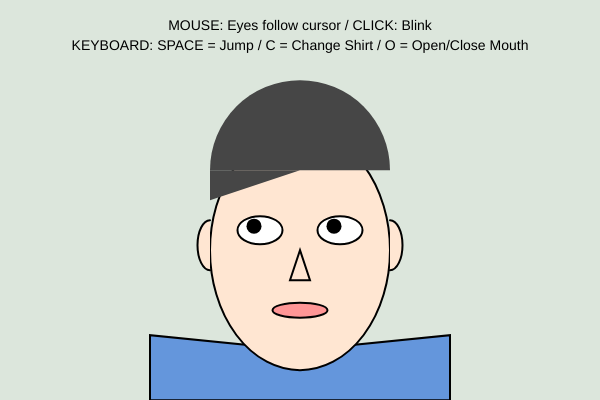
Frame 1 (no input)
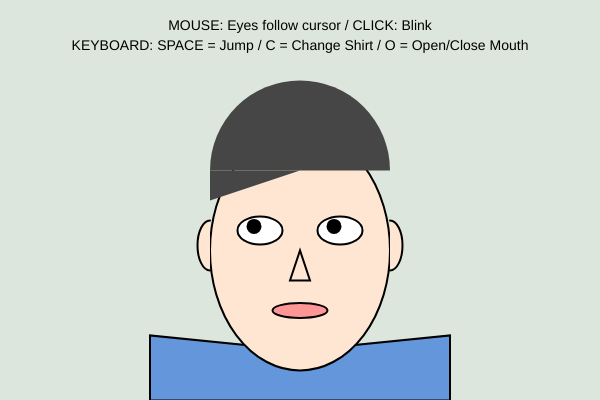
Frame 60 (no input)
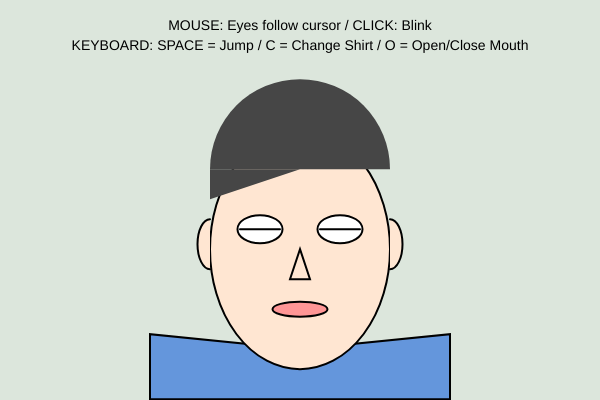
Frame 120 (the mouse pressed at the canvas centre since frame 60)

The p5.js sketch that drew these frames (run headless with seeded random() and noise() and a simulated clock; from frame 60 on, the mouse is pressed at the canvas centre):

// p5.js sketch
// ── sketch.js
let charY;
let velocityY = 0;
let gravity = 0.6;
let jumpPower = -15;
let isMouthOpen = false;

let skinColor, hairColor, shirtColor, lineColor, backgroundColor;

function setup() {
  createCanvas(600, 400);
  
  frameRate(30); 
  
  skinColor = color(255, 230, 210);
  hairColor = color(70, 70, 70);
  shirtColor = color(100, 150, 220);
  lineColor = color(0);
  backgroundColor = color(220, 230, 220);
  
  charY = 250;
}

function draw() {
  background(backgroundColor);

  velocityY += gravity;
  charY += velocityY;
  
  if (charY > 250) {
    charY = 250;
    velocityY = 0;
  }
  
  let breath = sin(frameCount * 0.05) * 3;

  push();
  
  translate(width / 2, charY + breath);

  fill(skinColor);
  stroke(lineColor);
  strokeWeight(2);
  rect(-45, 15, 90, 70); 

  fill(shirtColor);
  stroke(lineColor);
  strokeWeight(2);
  beginShape();
  vertex(-150, 150); 
  vertex(150, 150);  
  vertex(150, 85);   
  vertex(0, 100);    
  vertex(-150, 85);  
  endShape(CLOSE);
  
  fill(skinColor);
  stroke(lineColor);
  strokeWeight(2);
  ellipse(0, 0, 180, 240); 

  arc(-90, -5, 25, 50, HALF_PI, PI + HALF_PI); 
  arc(90, -5, 25, 50, PI + HALF_PI, HALF_PI);

  fill(hairColor);
  noStroke();
  arc(0, -80, 180, 180, PI, TWO_PI); 
  triangle(-90, -80, 0, -80, -90, -50);

  fill(255);
  stroke(lineColor);
  strokeWeight(2);
  ellipse(-40, -20, 45, 28); 
  ellipse(40, -20, 45, 28);  
  
  let pupilX = map(mouseX, 0, width, -6, 6);
  let pupilY = map(mouseY, 0, height, -4, 4);
  
  if (mouseIsPressed) {
    stroke(lineColor);
    strokeWeight(2);
    line(-60, -20, -20, -20);
    line(20, -20, 60, -20);
  } else {
    fill(lineColor);
    noStroke();
    ellipse(-40 + pupilX, -20 + pupilY, 15, 15);
    ellipse(40 + pupilX, -20 + pupilY, 15, 15);
  }

  fill(skinColor);
  stroke(lineColor);
  strokeWeight(2);
  beginShape();
  vertex(0, 0); 
  vertex(10, 30);
  vertex(-10, 30);
  endShape(CLOSE);
  
  if (isMouthOpen) {
    fill(lineColor);
    ellipse(0, 60, 25, 25);
  } else {
    fill(255, 150, 150);
    stroke(lineColor);
    strokeWeight(2);
    ellipse(0, 60, 55, 15); 
  }
  
  pop();

  fill(0);
  noStroke();
  textAlign(CENTER);
  textSize(14);
  text("MOUSE: Eyes follow cursor / CLICK: Blink", width / 2, 30);
  text("KEYBOARD: SPACE = Jump / C = Change Shirt / O = Open/Close Mouth", width / 2, 50);
}

function keyPressed() {
  if (key === ' ' && charY === 250) {
    velocityY = jumpPower;
  }
  
  if (key === 'c' || key === 'C') {
    shirtColor = color(random(255), random(255), random(255));
  }
  
  if (key === 'o' || key === 'O') {
    isMouthOpen = !isMouthOpen;
  }
}
